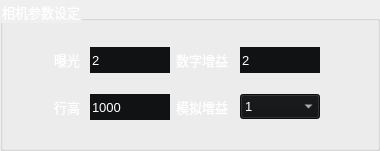
           <widget class="QGroupBox" name="groupBox_13">
            <property name="minimumSize">
             <size>
              <width>0</width>
              <height>151</height>
             </size>
            </property>
            <property name="maximumSize">
             <size>
              <width>16777215</width>
              <height>16777215</height>
             </size>
            </property>
            <property name="font">
             <font>
              <pointsize>10</pointsize>
             </font>
            </property>
            <property name="styleSheet">
             <string notr="true">color: rgb(255, 255, 255);</string>
            </property>
            <property name="title">
             <string>相机参数设定</string>
            </property>
            <layout class="QGridLayout" name="gridLayout_4">
             <item row="0" column="2" colspan="2">
              <layout class="QHBoxLayout" name="horizontalLayout_47">
               <item>
                <widget class="QLabel" name="label_54">
                 <property name="sizePolicy">
                  <sizepolicy hsizetype="Fixed" vsizetype="Preferred">
                   <horstretch>0</horstretch>
                   <verstretch>0</verstretch>
                  </sizepolicy>
                 </property>
                 <property name="minimumSize">
                  <size>
                   <width>58</width>
                   <height>0</height>
                  </size>
                 </property>
                 <property name="font">
                  <font>
                   <pointsize>10</pointsize>
                  </font>
                 </property>
                 <property name="styleSheet">
                  <string notr="true">color: rgb(255, 255, 255);</string>
                 </property>
                 <property name="text">
                  <string>数字增益</string>
                 </property>
                </widget>
               </item>
               <item>
                <widget class="QLineEdit" name="insInterface_6">
                 <property name="minimumSize">
                  <size>
                   <width>0</width>
                   <height>26</height>
                  </size>
                 </property>
                 <property name="maximumSize">
                  <size>
                   <width>80</width>
                   <height>16777215</height>
                  </size>
                 </property>
                 <property name="font">
                  <font>
                   <pointsize>10</pointsize>
                  </font>
                 </property>
                 <property name="styleSheet">
                  <string notr="true">background-color: rgb(17, 18, 20);
border:none;</string>
                 </property>
                 <property name="text">
                  <string>2</string>
                 </property>
                </widget>
               </item>
              </layout>
             </item>
             <item row="0" column="0">
              <spacer name="horizontalSpacer_52">
               <property name="orientation">
                <enum>Qt::Horizontal</enum>
               </property>
               <property name="sizeType">
                <enum>QSizePolicy::Fixed</enum>
               </property>
               <property name="sizeHint" stdset="0">
                <size>
                 <width>40</width>
                 <height>20</height>
                </size>
               </property>
              </spacer>
             </item>
             <item row="1" column="1">
              <layout class="QHBoxLayout" name="horizontalLayout_57">
               <item>
                <widget class="QLabel" name="label_73">
                 <property name="sizePolicy">
                  <sizepolicy hsizetype="Fixed" vsizetype="Preferred">
                   <horstretch>0</horstretch>
                   <verstretch>0</verstretch>
                  </sizepolicy>
                 </property>
                 <property name="minimumSize">
                  <size>
                   <width>30</width>
                   <height>0</height>
                  </size>
                 </property>
                 <property name="font">
                  <font>
                   <pointsize>10</pointsize>
                  </font>
                 </property>
                 <property name="styleSheet">
                  <string notr="true">color: rgb(255, 255, 255);</string>
                 </property>
                 <property name="text">
                  <string>行高</string>
                 </property>
                </widget>
               </item>
               <item>
                <widget class="QLineEdit" name="insInterface_8">
                 <property name="minimumSize">
                  <size>
                   <width>0</width>
                   <height>26</height>
                  </size>
                 </property>
                 <property name="maximumSize">
                  <size>
                   <width>80</width>
                   <height>16777215</height>
                  </size>
                 </property>
                 <property name="font">
                  <font>
                   <pointsize>10</pointsize>
                  </font>
                 </property>
                 <property name="styleSheet">
                  <string notr="true">background-color: rgb(17, 18, 20);
border:none;</string>
                 </property>
                 <property name="text">
                  <string>1000</string>
                 </property>
                </widget>
               </item>
              </layout>
             </item>
             <item row="0" column="1">
              <layout class="QHBoxLayout" name="horizontalLayout_44">
               <item>
                <widget class="QLabel" name="label_72">
                 <property name="sizePolicy">
                  <sizepolicy hsizetype="Fixed" vsizetype="Preferred">
                   <horstretch>0</horstretch>
                   <verstretch>0</verstretch>
                  </sizepolicy>
                 </property>
                 <property name="minimumSize">
                  <size>
                   <width>30</width>
                   <height>0</height>
                  </size>
                 </property>
                 <property name="font">
                  <font>
                   <pointsize>10</pointsize>
                  </font>
                 </property>
                 <property name="styleSheet">
                  <string notr="true">color: rgb(255, 255, 255);</string>
                 </property>
                 <property name="text">
                  <string>曝光</string>
                 </property>
                </widget>
               </item>
               <item>
                <widget class="QLineEdit" name="insInterface_5">
                 <property name="minimumSize">
                  <size>
                   <width>0</width>
                   <height>26</height>
                  </size>
                 </property>
                 <property name="maximumSize">
                  <size>
                   <width>80</width>
                   <height>16777215</height>
                  </size>
                 </property>
                 <property name="font">
                  <font>
                   <pointsize>10</pointsize>
                  </font>
                 </property>
                 <property name="styleSheet">
                  <string notr="true">background-color: rgb(17, 18, 20);
border:none;</string>
                 </property>
                 <property name="text">
                  <string>2</string>
                 </property>
                </widget>
               </item>
              </layout>
             </item>
             <item row="0" column="4" colspan="2">
              <spacer name="horizontalSpacer_8">
               <property name="orientation">
                <enum>Qt::Horizontal</enum>
               </property>
               <property name="sizeType">
                <enum>QSizePolicy::Fixed</enum>
               </property>
               <property name="sizeHint" stdset="0">
                <size>
                 <width>40</width>
                 <height>20</height>
                </size>
               </property>
              </spacer>
             </item>
             <item row="1" column="0">
              <spacer name="horizontalSpacer_6">
               <property name="orientation">
                <enum>Qt::Horizontal</enum>
               </property>
               <property name="sizeType">
                <enum>QSizePolicy::Fixed</enum>
               </property>
               <property name="sizeHint" stdset="0">
                <size>
                 <width>40</width>
                 <height>20</height>
                </size>
               </property>
              </spacer>
             </item>
             <item row="1" column="2" colspan="2">
              <layout class="QHBoxLayout" name="horizontalLayout_49">
               <item>
                <widget class="QLabel" name="label_61">
                 <property name="sizePolicy">
                  <sizepolicy hsizetype="Fixed" vsizetype="Preferred">
                   <horstretch>0</horstretch>
                   <verstretch>0</verstretch>
                  </sizepolicy>
                 </property>
                 <property name="minimumSize">
                  <size>
                   <width>58</width>
                   <height>0</height>
                  </size>
                 </property>
                 <property name="font">
                  <font>
                   <pointsize>10</pointsize>
                  </font>
                 </property>
                 <property name="styleSheet">
                  <string notr="true">color: rgb(255, 255, 255);</string>
                 </property>
                 <property name="text">
                  <string>模拟增益</string>
                 </property>
                </widget>
               </item>
               <item>
                <widget class="QComboBox" name="comboBox_4">
                 <property name="sizePolicy">
                  <sizepolicy hsizetype="Fixed" vsizetype="Fixed">
                   <horstretch>0</horstretch>
                   <verstretch>0</verstretch>
                  </sizepolicy>
                 </property>
                 <property name="minimumSize">
                  <size>
                   <width>80</width>
                   <height>25</height>
                  </size>
                 </property>
                 <property name="font">
                  <font>
                   <pointsize>10</pointsize>
                  </font>
                 </property>
                 <property name="layoutDirection">
                  <enum>Qt::LeftToRight</enum>
                 </property>
                 <property name="styleSheet">
                  <string notr="true">background-color: rgb(17, 18, 20);</string>
                 </property>
                 <item>
                  <property name="text">
                   <string>1</string>
                  </property>
                 </item>
                 <item>
                  <property name="text">
                   <string>2</string>
                  </property>
                 </item>
                 <item>
                  <property name="text">
                   <string>5</string>
                  </property>
                 </item>
                 <item>
                  <property name="text">
                   <string>10</string>
                  </property>
                 </item>
                </widget>
               </item>
              </layout>
             </item>
             <item row="1" column="4" colspan="2">
              <spacer name="horizontalSpacer_9">
               <property name="orientation">
                <enum>Qt::Horizontal</enum>
               </property>
               <property name="sizeType">
                <enum>QSizePolicy::Fixed</enum>
               </property>
               <property name="sizeHint" stdset="0">
                <size>
                 <width>40</width>
                 <height>20</height>
                </size>
               </property>
              </spacer>
             </item>
            </layout>
           </widget>
